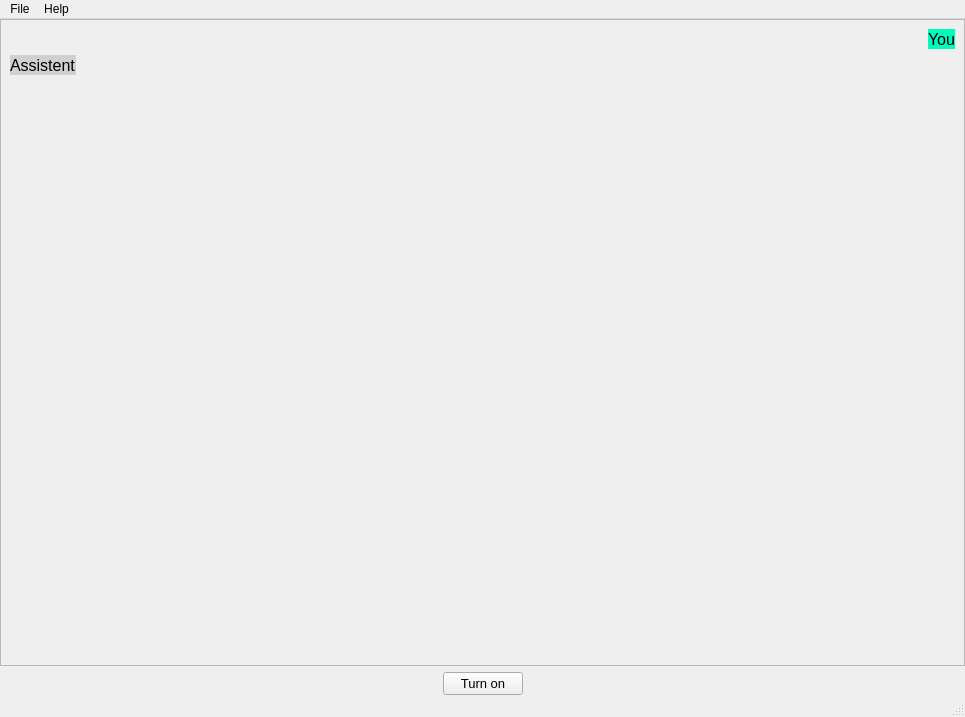
<?xml version="1.0" encoding="UTF-8"?>
<ui version="4.0">
 <class>MainWindow</class>
 <widget class="QMainWindow" name="MainWindow">
  <property name="geometry">
   <rect>
    <x>0</x>
    <y>0</y>
    <width>965</width>
    <height>717</height>
   </rect>
  </property>
  <property name="windowTitle">
   <string>MainWindow</string>
  </property>
  <widget class="QWidget" name="centralwidget">
   <layout class="QVBoxLayout" name="verticalLayout">
    <property name="leftMargin">
     <number>0</number>
    </property>
    <property name="topMargin">
     <number>0</number>
    </property>
    <property name="rightMargin">
     <number>0</number>
    </property>
    <property name="bottomMargin">
     <number>0</number>
    </property>
    <item>
     <widget class="QScrollArea" name="scrollArea">
      <property name="styleSheet">
       <string notr="true">setHorizontalScrollBarPolicy ( Qt::ScrollBarAlwaysOff );</string>
      </property>
      <property name="widgetResizable">
       <bool>true</bool>
      </property>
      <widget class="QWidget" name="scrollAreaWidgetContents">
       <property name="geometry">
        <rect>
         <x>0</x>
         <y>0</y>
         <width>963</width>
         <height>625</height>
        </rect>
       </property>
       <property name="styleSheet">
        <string notr="true">setVerticalScrollBarPolicy ( Qt::ScrollBarAlwaysOff );</string>
       </property>
       <layout class="QVBoxLayout" name="verticalLayout_2">
        <item>
         <layout class="QHBoxLayout" name="you" stretch="0,0">
          <property name="spacing">
           <number>7</number>
          </property>
          <property name="leftMargin">
           <number>0</number>
          </property>
          <property name="topMargin">
           <number>0</number>
          </property>
          <property name="rightMargin">
           <number>0</number>
          </property>
          <property name="bottomMargin">
           <number>0</number>
          </property>
          <item>
           <spacer name="horizontalSpacer">
            <property name="orientation">
             <enum>Qt::Horizontal</enum>
            </property>
            <property name="sizeHint" stdset="0">
             <size>
              <width>40</width>
              <height>20</height>
             </size>
            </property>
           </spacer>
          </item>
          <item>
           <widget class="QLabel" name="label">
            <property name="enabled">
             <bool>true</bool>
            </property>
            <property name="font">
             <font>
              <family>MS Shell Dlg 2</family>
              <pointsize>12</pointsize>
              <weight>50</weight>
              <bold>false</bold>
             </font>
            </property>
            <property name="cursor">
             <cursorShape>ArrowCursor</cursorShape>
            </property>
            <property name="layoutDirection">
             <enum>Qt::RightToLeft</enum>
            </property>
            <property name="autoFillBackground">
             <bool>false</bool>
            </property>
            <property name="styleSheet">
             <string notr="true">background-color: rgb(0, 252, 189);</string>
            </property>
            <property name="lineWidth">
             <number>1</number>
            </property>
            <property name="text">
             <string>You</string>
            </property>
            <property name="alignment">
             <set>Qt::AlignLeading|Qt::AlignLeft|Qt::AlignVCenter</set>
            </property>
            <property name="wordWrap">
             <bool>false</bool>
            </property>
            <property name="margin">
             <number>5</number>
            </property>
           </widget>
          </item>
         </layout>
        </item>
        <item>
         <layout class="QHBoxLayout" name="assistent">
          <item>
           <widget class="QLabel" name="label_2">
            <property name="font">
             <font>
              <pointsize>12</pointsize>
             </font>
            </property>
            <property name="styleSheet">
             <string notr="true">background-color: rgb(208, 208, 208);</string>
            </property>
            <property name="text">
             <string>Assistent</string>
            </property>
            <property name="margin">
             <number>5</number>
            </property>
           </widget>
          </item>
          <item>
           <spacer name="horizontalSpacer_2">
            <property name="orientation">
             <enum>Qt::Horizontal</enum>
            </property>
            <property name="sizeHint" stdset="0">
             <size>
              <width>40</width>
              <height>20</height>
             </size>
            </property>
           </spacer>
          </item>
         </layout>
        </item>
        <item>
         <spacer name="verticalSpacer">
          <property name="orientation">
           <enum>Qt::Vertical</enum>
          </property>
          <property name="sizeHint" stdset="0">
           <size>
            <width>20</width>
            <height>40</height>
           </size>
          </property>
         </spacer>
        </item>
       </layout>
      </widget>
     </widget>
    </item>
    <item>
     <layout class="QGridLayout" name="gridLayout">
      <item row="0" column="1">
       <widget class="QPushButton" name="pushButton">
        <property name="font">
         <font>
          <pointsize>10</pointsize>
         </font>
        </property>
        <property name="styleSheet">
         <string notr="true">gridline-color: rgb(217, 217, 217);</string>
        </property>
        <property name="text">
         <string>Turn on</string>
        </property>
       </widget>
      </item>
      <item row="0" column="0">
       <spacer name="horizontalSpacer_3">
        <property name="orientation">
         <enum>Qt::Horizontal</enum>
        </property>
        <property name="sizeHint" stdset="0">
         <size>
          <width>40</width>
          <height>20</height>
         </size>
        </property>
       </spacer>
      </item>
      <item row="0" column="2">
       <spacer name="horizontalSpacer_4">
        <property name="orientation">
         <enum>Qt::Horizontal</enum>
        </property>
        <property name="sizeHint" stdset="0">
         <size>
          <width>40</width>
          <height>20</height>
         </size>
        </property>
       </spacer>
      </item>
     </layout>
    </item>
   </layout>
  </widget>
  <widget class="QMenuBar" name="menubar">
   <property name="geometry">
    <rect>
     <x>0</x>
     <y>0</y>
     <width>965</width>
     <height>26</height>
    </rect>
   </property>
   <widget class="QMenu" name="menu">
    <property name="title">
     <string>File</string>
    </property>
    <addaction name="actionSettings"/>
    <addaction name="actionExit"/>
   </widget>
   <widget class="QMenu" name="menuHelp">
    <property name="title">
     <string>Help</string>
    </property>
    <addaction name="actionAbout"/>
    <addaction name="separator"/>
    <addaction name="actionReport_crash"/>
    <addaction name="actionVisit_Discord"/>
   </widget>
   <addaction name="menu"/>
   <addaction name="menuHelp"/>
  </widget>
  <widget class="QStatusBar" name="statusbar"/>
  <action name="actionSettings">
   <property name="text">
    <string>Settings</string>
   </property>
  </action>
  <action name="actionExit">
   <property name="text">
    <string>Exit</string>
   </property>
  </action>
  <action name="actionReport_crash">
   <property name="text">
    <string>Report crash</string>
   </property>
  </action>
  <action name="actionVisit_Discord">
   <property name="text">
    <string>Visit Discord</string>
   </property>
  </action>
  <action name="actionAbout">
   <property name="text">
    <string>About</string>
   </property>
  </action>
  <action name="actionAlways_on_top">
   <property name="text">
    <string>Always on top</string>
   </property>
  </action>
 </widget>
 <resources>
  <include location="pictures/source.qrc"/>
 </resources>
 <connections/>
</ui>
